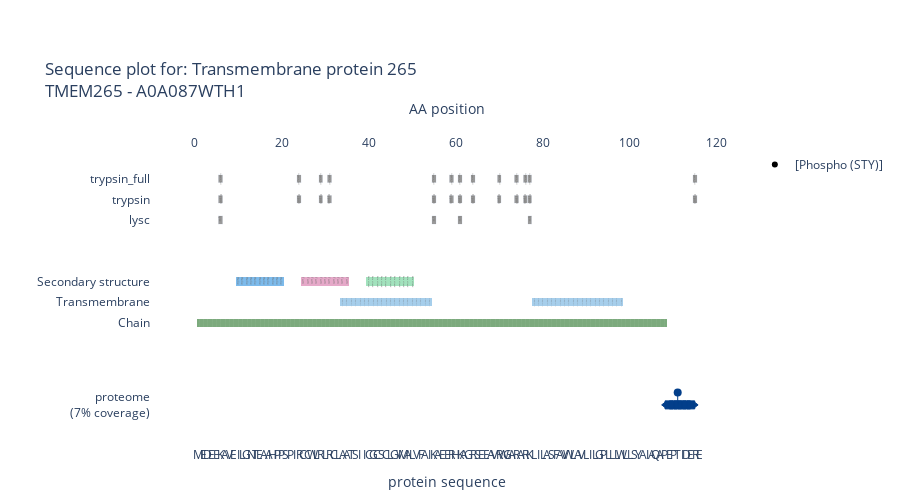

Notebook cell for this chart:
### Code cell
#hide
plot_peptide_traces(test_formatted_proteome_data,
                    name = 'proteome',
                    protein = "A0A087WTH1",
                    fasta = test_fasta,
                    uniprot=uniprot_annotation,
                    selected_features=all_annotatins,
                    uniprot_feature_dict=uniprot_feature_dict,
                    uniprot_color_dict=uniprot_color_dict,
                    selected_proteases=["trypsin_full","lysc","trypsin"])

### Figure 1 — Plotly figure (JSON) as saved in the notebook; plotly's stock layout.template omitted (floating-point values rounded to 4 significant figures)
{"data": [{"hovertemplate": "Peptide: %{meta}<br>Protein IDs: %{text}", "marker": {"color": ["#023e8a", "#023e8a", "#023e8a", "#023e8a", "#023e8a", "#023e8a", "#023e8a", "#023e8a"], "line": {"color": ["#023e8a", "#023e8a", "#023e8a", "#023e8a", "#023e8a", "#023e8a", "#023e8a", "#023e8a"]}, "opacity": 1, "size": [6, 8, 8, 8, 8, 8, 8, 6], "symbol": [7, 1, 1, 1, 1, 1, 1, 8]}, "meta": ["PEPT[Phospho (STY)]IDER", "PEPT[Phospho (STY)]IDER", "PEPT[Phospho (STY)]IDER", "PEPT[Phospho (STY)]IDER", "PEPT[Phospho (STY)]IDER", "PEPT[Phospho (STY)]IDER", "PEPT[Phospho (STY)]IDER", "PEPT[Phospho (STY)]IDER"], "mode": "markers", "name": "", "showlegend": false, "text": ["A0A024R161;A0A087WT10;A0A087WTH1", "A0A024R161;A0A087WT10;A0A087WTH1", "A0A024R161;A0A087WT10;A0A087WTH1", "A0A024R161;A0A087WT10;A0A087WTH1", "A0A024R161;A0A087WT10;A0A087WTH1", "A0A024R161;A0A087WT10;A0A087WTH1", "A0A024R161;A0A087WT10;A0A087WTH1", "A0A024R161;A0A087WT10;A0A087WTH1"], "type": "scatter", "x": [108, 109, 110, 111, 112, 113, 114, 115], "xaxis": "x2", "y": [0, 0, 0, 0, 0, 0, 0, 0, 0, 0, 0, 0, 0, 0, 0, 0, 0, 0, 0, 0, 0, 0, 0, 0, 0, 0, 0, 0, 0, 0, 0, 0, 0, 0, 0, 0, 0, 0, 0, 0, 0, 0, 0, 0, 0, 0, 0, 0, 0, 0, 0, 0, 0, 0, 0, 0, 0, 0, 0, 0, 0, 0, 0, 0, 0, 0, 0, 0, 0, 0, 0, 0, 0, 0, 0, 0, 0, 0, 0, 0, 0, 0, 0, 0, 0, 0, 0, 0, 0, 0, 0, 0, 0, 0, 0, 0, 0, 0, 0, 0, 0, 0, 0, 0, 0, 0, 0, 0, 0, 0, 0, 0, 0, 0, 0, 0]}, {"hovertemplate": "PTM: %{text}", "marker": {"color": ["#023e8a"], "line": {"color": ["#023e8a"]}, "opacity": 1, "size": 8, "symbol": [0]}, "mode": "markers", "name": "", "showlegend": false, "text": ["[Phospho (STY)]"], "type": "scatter", "x": [111], "xaxis": "x2", "y": [0.3]}, {"name": "", "showlegend": false, "type": "scatter", "xaxis": "x", "y": [null]}, {"marker": {"color": "black", "symbol": 0}, "mode": "markers", "name": "[Phospho (STY)]", "showlegend": true, "type": "scatter", "xaxis": "x2", "y": [null]}, {"base": [1.9, 1.9, 1.9, 1.9, 1.9, 1.9, 1.9, 1.9, 1.9, 1.9, 1.9, 1.9, 1.9, 1.9, 1.9, 1.9, 1.9, 1.9, 1.9, 1.9, 1.9, 1.9, 1.9, 1.9, 1.9, 1.9, 1.9, 1.9, 1.9, 1.9, 1.9, 1.9, 1.9, 1.9, 1.9, 1.9, 1.9, 1.9, 1.9, 1.9, 1.9, 1.9, 1.9, 1.9, 1.9, 1.9, 1.9, 1.9, 1.9, 1.9, 1.9, 1.9, 1.9, 1.9, 1.9, 1.9, 1.9, 1.9, 1.9, 1.9, 1.9, 1.9, 1.9, 1.9, 1.9, 1.9, 1.9, 1.9, 1.9, 1.9, 1.9, 1.9, 1.9, 1.9, 1.9, 1.9, 1.9, 1.9, 1.9, 1.9, 1.9, 1.9, 1.9, 1.9, 1.9, 1.9, 1.9, 1.9, 1.9, 1.9, 1.9, 1.9, 1.9, 1.9, 1.9, 1.9, 1.9, 1.9, 1.9, 1.9, 1.9, 1.9, 1.9, 1.9, 1.9, 1.9, 1.9, 1.9], "hovertemplate": "%{text}", "marker": {"color": "#5C965D", "line": {"width": 0}}, "name": "", "opacity": 0.8, "showlegend": false, "text": ["Transmembrane protein 265", "Transmembrane protein 265", "Transmembrane protein 265", "Transmembrane protein 265", "Transmembrane protein 265", "Transmembrane protein 265", "Transmembrane protein 265", "Transmembrane protein 265", "Transmembrane protein 265", "Transmembrane protein 265", "Transmembrane protein 265", "Transmembrane protein 265", "Transmembrane protein 265", "Transmembrane protein 265", "Transmembrane protein 265", "Transmembrane protein 265", "Transmembrane protein 265", "Transmembrane protein 265", "Transmembrane protein 265", "Transmembrane protein 265", "Transmembrane protein 265", "Transmembrane protein 265", "Transmembrane protein 265", "Transmembrane protein 265", "Transmembrane protein 265", "Transmembrane protein 265", "Transmembrane protein 265", "Transmembrane protein 265", "Transmembrane protein 265", "Transmembrane protein 265", "Transmembrane protein 265", "Transmembrane protein 265", "Transmembrane protein 265", "Transmembrane protein 265", "Transmembrane protein 265", "Transmembrane protein 265", "Transmembrane protein 265", "Transmembrane protein 265", "Transmembrane protein 265", "Transmembrane protein 265", "Transmembrane protein 265", "Transmembrane protein 265", "Transmembrane protein 265", "Transmembrane protein 265", "Transmembrane protein 265", "Transmembrane protein 265", "Transmembrane protein 265", "Transmembrane protein 265", "Transmembrane protein 265", "Transmembrane protein 265", "Transmembrane protein 265", "Transmembrane protein 265", "Transmembrane protein 265", "Transmembrane protein 265", "Transmembrane protein 265", "Transmembrane protein 265", "Transmembrane protein 265", "Transmembrane protein 265", "Transmembrane protein 265", "Transmembrane protein 265", "Transmembrane protein 265", "Transmembrane protein 265", "Transmembrane protein 265", "Transmembrane protein 265", "Transmembrane protein 265", "Transmembrane protein 265", "Transmembrane protein 265", "Transmembrane protein 265", "Transmembrane protein 265", "Transmembrane protein 265", "Transmembrane protein 265", "Transmembrane protein 265", "Transmembrane protein 265", "Transmembrane protein 265", "Transmembrane protein 265", "Transmembrane protein 265", "Transmembrane protein 265", "Transmembrane protein 265", "Transmembrane protein 265", "Transmembrane protein 265", "Transmembrane protein 265", "Transmembrane protein 265", "Transmembrane protein 265", "Transmembrane protein 265", "Transmembrane protein 265", "Transmembrane protein 265", "Transmembrane protein 265", "Transmembrane protein 265", "Transmembrane protein 265", "Transmembrane protein 265", "Transmembrane protein 265", "Transmembrane protein 265", "Transmembrane protein 265", "Transmembrane protein 265", "Transmembrane protein 265", "Transmembrane protein 265", "Transmembrane protein 265", "Transmembrane protein 265", "Transmembrane protein 265", "Transmembrane protein 265", "Transmembrane protein 265", "Transmembrane protein 265", "Transmembrane protein 265", "Transmembrane protein 265", "Transmembrane protein 265", "Transmembrane protein 265", "Transmembrane protein 265", "Transmembrane protein 265"], "type": "bar", "x": [1, 2, 3, 4, 5, 6, 7, 8, 9, 10, 11, 12, 13, 14, 15, 16, 17, 18, 19, 20, 21, 22, 23, 24, 25, 26, 27, 28, 29, 30, 31, 32, 33, 34, 35, 36, 37, 38, 39, 40, 41, 42, 43, 44, 45, 46, 47, 48, 49, 50, 51, 52, 53, 54, 55, 56, 57, 58, 59, 60, 61, 62, 63, 64, 65, 66, 67, 68, 69, 70, 71, 72, 73, 74, 75, 76, 77, 78, 79, 80, 81, 82, 83, 84, 85, 86, 87, 88, 89, 90, 91, 92, 93, 94, 95, 96, 97, 98, 99, 100, 101, 102, 103, 104, 105, 106, 107, 108], "xaxis": "x2", "y": [0.2, 0.2, 0.2, 0.2, 0.2, 0.2, 0.2, 0.2, 0.2, 0.2, 0.2, 0.2, 0.2, 0.2, 0.2, 0.2, 0.2, 0.2, 0.2, 0.2, 0.2, 0.2, 0.2, 0.2, 0.2, 0.2, 0.2, 0.2, 0.2, 0.2, 0.2, 0.2, 0.2, 0.2, 0.2, 0.2, 0.2, 0.2, 0.2, 0.2, 0.2, 0.2, 0.2, 0.2, 0.2, 0.2, 0.2, 0.2, 0.2, 0.2, 0.2, 0.2, 0.2, 0.2, 0.2, 0.2, 0.2, 0.2, 0.2, 0.2, 0.2, 0.2, 0.2, 0.2, 0.2, 0.2, 0.2, 0.2, 0.2, 0.2, 0.2, 0.2, 0.2, 0.2, 0.2, 0.2, 0.2, 0.2, 0.2, 0.2, 0.2, 0.2, 0.2, 0.2, 0.2, 0.2, 0.2, 0.2, 0.2, 0.2, 0.2, 0.2, 0.2, 0.2, 0.2, 0.2, 0.2, 0.2, 0.2, 0.2, 0.2, 0.2, 0.2, 0.2, 0.2, 0.2, 0.2, 0.2]}, {"base": [2.4, 2.4, 2.4, 2.4, 2.4, 2.4, 2.4, 2.4, 2.4, 2.4, 2.4, 2.4, 2.4, 2.4, 2.4, 2.4, 2.4, 2.4, 2.4, 2.4, 2.4], "hovertemplate": "%{text}", "marker": {"color": "#90c2e7", "line": {"width": 0}}, "name": "", "opacity": 0.8, "showlegend": false, "text": ["Helical; Name=1", "Helical; Name=1", "Helical; Name=1", "Helical; Name=1", "Helical; Name=1", "Helical; Name=1", "Helical; Name=1", "Helical; Name=1", "Helical; Name=1", "Helical; Name=1", "Helical; Name=1", "Helical; Name=1", "Helical; Name=1", "Helical; Name=1", "Helical; Name=1", "Helical; Name=1", "Helical; Name=1", "Helical; Name=1", "Helical; Name=1", "Helical; Name=1", "Helical; Name=1"], "type": "bar", "x": [34, 35, 36, 37, 38, 39, 40, 41, 42, 43, 44, 45, 46, 47, 48, 49, 50, 51, 52, 53, 54], "xaxis": "x2", "y": [0.2, 0.2, 0.2, 0.2, 0.2, 0.2, 0.2, 0.2, 0.2, 0.2, 0.2, 0.2, 0.2, 0.2, 0.2, 0.2, 0.2, 0.2, 0.2, 0.2, 0.2]}, {"base": [2.4, 2.4, 2.4, 2.4, 2.4, 2.4, 2.4, 2.4, 2.4, 2.4, 2.4, 2.4, 2.4, 2.4, 2.4, 2.4, 2.4, 2.4, 2.4, 2.4, 2.4], "hovertemplate": "%{text}", "marker": {"color": "#90c2e7", "line": {"width": 0}}, "name": "", "opacity": 0.8, "showlegend": false, "text": ["Helical; Name=2", "Helical; Name=2", "Helical; Name=2", "Helical; Name=2", "Helical; Name=2", "Helical; Name=2", "Helical; Name=2", "Helical; Name=2", "Helical; Name=2", "Helical; Name=2", "Helical; Name=2", "Helical; Name=2", "Helical; Name=2", "Helical; Name=2", "Helical; Name=2", "Helical; Name=2", "Helical; Name=2", "Helical; Name=2", "Helical; Name=2", "Helical; Name=2", "Helical; Name=2"], "type": "bar", "x": [78, 79, 80, 81, 82, 83, 84, 85, 86, 87, 88, 89, 90, 91, 92, 93, 94, 95, 96, 97, 98], "xaxis": "x2", "y": [0.2, 0.2, 0.2, 0.2, 0.2, 0.2, 0.2, 0.2, 0.2, 0.2, 0.2, 0.2, 0.2, 0.2, 0.2, 0.2, 0.2, 0.2, 0.2, 0.2, 0.2]}, {"base": [2.9, 2.9, 2.9, 2.9, 2.9, 2.9, 2.9, 2.9, 2.9, 2.9, 2.9], "hovertemplate": "%{text}", "marker": {"color": "#5dabe8", "line": {"width": 0}}, "name": "", "opacity": 0.8, "showlegend": false, "text": ["Helix", "Helix", "Helix", "Helix", "Helix", "Helix", "Helix", "Helix", "Helix", "Helix", "Helix"], "type": "bar", "x": [10, 11, 12, 13, 14, 15, 16, 17, 18, 19, 20], "xaxis": "x2", "y": [0.2, 0.2, 0.2, 0.2, 0.2, 0.2, 0.2, 0.2, 0.2, 0.2, 0.2]}, {"base": [2.9, 2.9, 2.9, 2.9, 2.9, 2.9, 2.9, 2.9, 2.9, 2.9, 2.9], "hovertemplate": "%{text}", "marker": {"color": "#e094bc", "line": {"width": 0}}, "name": "", "opacity": 0.8, "showlegend": false, "text": ["Turn", "Turn", "Turn", "Turn", "Turn", "Turn", "Turn", "Turn", "Turn", "Turn", "Turn"], "type": "bar", "x": [25, 26, 27, 28, 29, 30, 31, 32, 33, 34, 35], "xaxis": "x2", "y": [0.2, 0.2, 0.2, 0.2, 0.2, 0.2, 0.2, 0.2, 0.2, 0.2, 0.2]}, {"base": [2.9, 2.9, 2.9, 2.9, 2.9, 2.9, 2.9, 2.9, 2.9, 2.9, 2.9], "hovertemplate": "%{text}", "marker": {"color": "#8cdbad", "line": {"width": 0}}, "name": "", "opacity": 0.8, "showlegend": false, "text": ["Beta strand", "Beta strand", "Beta strand", "Beta strand", "Beta strand", "Beta strand", "Beta strand", "Beta strand", "Beta strand", "Beta strand", "Beta strand"], "type": "bar", "x": [40, 41, 42, 43, 44, 45, 46, 47, 48, 49, 50], "xaxis": "x2", "y": [0.2, 0.2, 0.2, 0.2, 0.2, 0.2, 0.2, 0.2, 0.2, 0.2, 0.2]}, {"base": 4.4, "hovertemplate": "%{text}", "marker": {"color": "grey"}, "name": "", "opacity": 0.8, "showlegend": false, "text": ["lysc"], "type": "bar", "x": [6], "xaxis": "x2", "y": [0.2]}, {"base": 4.4, "hovertemplate": "%{text}", "marker": {"color": "grey"}, "name": "", "opacity": 0.8, "showlegend": false, "text": ["lysc"], "type": "bar", "x": [55], "xaxis": "x2", "y": [0.2]}, {"base": 4.4, "hovertemplate": "%{text}", "marker": {"color": "grey"}, "name": "", "opacity": 0.8, "showlegend": false, "text": ["lysc"], "type": "bar", "x": [61], "xaxis": "x2", "y": [0.2]}, {"base": 4.4, "hovertemplate": "%{text}", "marker": {"color": "grey"}, "name": "", "opacity": 0.8, "showlegend": false, "text": ["lysc"], "type": "bar", "x": [77], "xaxis": "x2", "y": [0.2]}, {"base": 4.9, "hovertemplate": "%{text}", "marker": {"color": "grey"}, "name": "", "opacity": 0.8, "showlegend": false, "text": ["trypsin"], "type": "bar", "x": [6], "xaxis": "x2", "y": [0.2]}, {"base": 4.9, "hovertemplate": "%{text}", "marker": {"color": "grey"}, "name": "", "opacity": 0.8, "showlegend": false, "text": ["trypsin"], "type": "bar", "x": [24], "xaxis": "x2", "y": [0.2]}, {"base": 4.9, "hovertemplate": "%{text}", "marker": {"color": "grey"}, "name": "", "opacity": 0.8, "showlegend": false, "text": ["trypsin"], "type": "bar", "x": [29], "xaxis": "x2", "y": [0.2]}, {"base": 4.9, "hovertemplate": "%{text}", "marker": {"color": "grey"}, "name": "", "opacity": 0.8, "showlegend": false, "text": ["trypsin"], "type": "bar", "x": [31], "xaxis": "x2", "y": [0.2]}, {"base": 4.9, "hovertemplate": "%{text}", "marker": {"color": "grey"}, "name": "", "opacity": 0.8, "showlegend": false, "text": ["trypsin"], "type": "bar", "x": [55], "xaxis": "x2", "y": [0.2]}, {"base": 4.9, "hovertemplate": "%{text}", "marker": {"color": "grey"}, "name": "", "opacity": 0.8, "showlegend": false, "text": ["trypsin"], "type": "bar", "x": [59], "xaxis": "x2", "y": [0.2]}, {"base": 4.9, "hovertemplate": "%{text}", "marker": {"color": "grey"}, "name": "", "opacity": 0.8, "showlegend": false, "text": ["trypsin"], "type": "bar", "x": [61], "xaxis": "x2", "y": [0.2]}, {"base": 4.9, "hovertemplate": "%{text}", "marker": {"color": "grey"}, "name": "", "opacity": 0.8, "showlegend": false, "text": ["trypsin"], "type": "bar", "x": [64], "xaxis": "x2", "y": [0.2]}, {"base": 4.9, "hovertemplate": "%{text}", "marker": {"color": "grey"}, "name": "", "opacity": 0.8, "showlegend": false, "text": ["trypsin"], "type": "bar", "x": [70], "xaxis": "x2", "y": [0.2]}, {"base": 4.9, "hovertemplate": "%{text}", "marker": {"color": "grey"}, "name": "", "opacity": 0.8, "showlegend": false, "text": ["trypsin"], "type": "bar", "x": [74], "xaxis": "x2", "y": [0.2]}, {"base": 4.9, "hovertemplate": "%{text}", "marker": {"color": "grey"}, "name": "", "opacity": 0.8, "showlegend": false, "text": ["trypsin"], "type": "bar", "x": [76], "xaxis": "x2", "y": [0.2]}, {"base": 4.9, "hovertemplate": "%{text}", "marker": {"color": "grey"}, "name": "", "opacity": 0.8, "showlegend": false, "text": ["trypsin"], "type": "bar", "x": [77], "xaxis": "x2", "y": [0.2]}, {"base": 4.9, "hovertemplate": "%{text}", "marker": {"color": "grey"}, "name": "", "opacity": 0.8, "showlegend": false, "text": ["trypsin"], "type": "bar", "x": [115], "xaxis": "x2", "y": [0.2]}, {"base": 5.4, "hovertemplate": "%{text}", "marker": {"color": "grey"}, "name": "", "opacity": 0.8, "showlegend": false, "text": ["trypsin_full"], "type": "bar", "x": [6], "xaxis": "x2", "y": [0.2]}, {"base": 5.4, "hovertemplate": "%{text}", "marker": {"color": "grey"}, "name": "", "opacity": 0.8, "showlegend": false, "text": ["trypsin_full"], "type": "bar", "x": [24], "xaxis": "x2", "y": [0.2]}, {"base": 5.4, "hovertemplate": "%{text}", "marker": {"color": "grey"}, "name": "", "opacity": 0.8, "showlegend": false, "text": ["trypsin_full"], "type": "bar", "x": [29], "xaxis": "x2", "y": [0.2]}, {"base": 5.4, "hovertemplate": "%{text}", "marker": {"color": "grey"}, "name": "", "opacity": 0.8, "showlegend": false, "text": ["trypsin_full"], "type": "bar", "x": [31], "xaxis": "x2", "y": [0.2]}, {"base": 5.4, "hovertemplate": "%{text}", "marker": {"color": "grey"}, "name": "", "opacity": 0.8, "showlegend": false, "text": ["trypsin_full"], "type": "bar", "x": [55], "xaxis": "x2", "y": [0.2]}, {"base": 5.4, "hovertemplate": "%{text}", "marker": {"color": "grey"}, "name": "", "opacity": 0.8, "showlegend": false, "text": ["trypsin_full"], "type": "bar", "x": [59], "xaxis": "x2", "y": [0.2]}, {"base": 5.4, "hovertemplate": "%{text}", "marker": {"color": "grey"}, "name": "", "opacity": 0.8, "showlegend": false, "text": ["trypsin_full"], "type": "bar", "x": [61], "xaxis": "x2", "y": [0.2]}, {"base": 5.4, "hovertemplate": "%{text}", "marker": {"color": "grey"}, "name": "", "opacity": 0.8, "showlegend": false, "text": ["trypsin_full"], "type": "bar", "x": [64], "xaxis": "x2", "y": [0.2]}, {"base": 5.4, "hovertemplate": "%{text}", "marker": {"color": "grey"}, "name": "", "opacity": 0.8, "showlegend": false, "text": ["trypsin_full"], "type": "bar", "x": [70], "xaxis": "x2", "y": [0.2]}, {"base": 5.4, "hovertemplate": "%{text}", "marker": {"color": "grey"}, "name": "", "opacity": 0.8, "showlegend": false, "text": ["trypsin_full"], "type": "bar", "x": [74], "xaxis": "x2", "y": [0.2]}, {"base": 5.4, "hovertemplate": "%{text}", "marker": {"color": "grey"}, "name": "", "opacity": 0.8, "showlegend": false, "text": ["trypsin_full"], "type": "bar", "x": [76], "xaxis": "x2", "y": [0.2]}, {"base": 5.4, "hovertemplate": "%{text}", "marker": {"color": "grey"}, "name": "", "opacity": 0.8, "showlegend": false, "text": ["trypsin_full"], "type": "bar", "x": [77], "xaxis": "x2", "y": [0.2]}, {"base": 5.4, "hovertemplate": "%{text}", "marker": {"color": "grey"}, "name": "", "opacity": 0.8, "showlegend": false, "text": ["trypsin_full"], "type": "bar", "x": [115], "xaxis": "x2", "y": [0.2]}, {"hovertemplate": "<b>%{meta}: %{text}<b>", "marker": {"color": "rgba(135, 206, 250, 0)"}, "meta": ["M", "E", "D", "E", "E", "K", "A", "V", "E", "I", "L", "G", "N", "T", "E", "A", "A", "H", "P", "P", "S", "P", "I", "R", "C", "C", "W", "L", "R", "L", "R", "C", "L", "A", "A", "T", "S", "I", "I", "C", "G", "C", "S", "C", "L", "G", "V", "M", "A", "L", "V", "F", "A", "I", "K", "A", "E", "E", "R", "H", "K", "A", "G", "R", "S", "E", "E", "A", "V", "R", "W", "G", "A", "R", "A", "R", "K", "L", "I", "L", "A", "S", "F", "A", "V", "W", "L", "A", "V", "L", "I", "L", "G", "P", "L", "L", "L", "W", "L", "L", "S", "Y", "A", "I", "A", "Q", "A", "P", "E", "P", "T", "I", "D", "E", "R", "E"], "mode": "markers", "name": "", "showlegend": false, "text": ["Methionine", "Glutamic acid", "Aspartic acid", "Glutamic acid", "Glutamic acid", "Lysine", "Alanine", "Valine", "Glutamic acid", "Isoleucine", "Leucine", "Glycine", "Asparagine", "Treonine", "Glutamic acid", "Alanine", "Alanine", "Histidine", "Proline", "Proline", "Serine", "Proline", "Isoleucine", "Arginine", "Cysteine", "Cysteine", "Tryptophan", "Leucine", "Arginine", "Leucine", "Arginine", "Cysteine", "Leucine", "Alanine", "Alanine", "Treonine", "Serine", "Isoleucine", "Isoleucine", "Cysteine", "Glycine", "Cysteine", "Serine", "Cysteine", "Leucine", "Glycine", "Valine", "Methionine", "Alanine", "Leucine", "Valine", "Phenylalanine", "Alanine", "Isoleucine", "Lysine", "Alanine", "Glutamic acid", "Glutamic acid", "Arginine", "Histidine", "Lysine", "Alanine", "Glycine", "Arginine", "Serine", "Glutamic acid", "Glutamic acid", "Alanine", "Valine", "Arginine", "Tryptophan", "Glycine", "Alanine", "Arginine", "Alanine", "Arginine", "Lysine", "Leucine", "Isoleucine", "Leucine", "Alanine", "Serine", "Phenylalanine", "Alanine", "Valine", "Tryptophan", "Leucine", "Alanine", "Valine", "Leucine", "Isoleucine", "Leucine", "Glycine", "Proline", "Leucine", "Leucine", "Leucine", "Tryptophan", "Leucine", "Leucine", "Serine", "Tyrosine", "Alanine", "Isoleucine", "Alanine", "Glutamine", "Alanine", "Proline", "Glutamic acid", "Proline", "Treonine", "Isoleucine", "Aspartic acid", "Glutamic acid", "Arginine", "Glutamic acid"], "type": "scatter", "x": [1, 2, 3, 4, 5, 6, 7, 8, 9, 10, 11, 12, 13, 14, 15, 16, 17, 18, 19, 20, 21, 22, 23, 24, 25, 26, 27, 28, 29, 30, 31, 32, 33, 34, 35, 36, 37, 38, 39, 40, 41, 42, 43, 44, 45, 46, 47, 48, 49, 50, 51, 52, 53, 54, 55, 56, 57, 58, 59, 60, 61, 62, 63, 64, 65, 66, 67, 68, 69, 70, 71, 72, 73, 74, 75, 76, 77, 78, 79, 80, 81, 82, 83, 84, 85, 86, 87, 88, 89, 90, 91, 92, 93, 94, 95, 96, 97, 98, 99, 100, 101, 102, 103, 104, 105, 106, 107, 108, 109, 110, 111, 112, 113, 114, 115, 116], "xaxis": "x2", "y": [0, 0, 0, 0, 0, 0, 0, 0, 0, 0, 0, 0, 0, 0, 0, 0, 0, 0, 0, 0, 0, 0, 0, 0, 0, 0, 0, 0, 0, 0, 0, 0, 0, 0, 0, 0, 0, 0, 0, 0, 0, 0, 0, 0, 0, 0, 0, 0, 0, 0, 0, 0, 0, 0, 0, 0, 0, 0, 0, 0, 0, 0, 0, 0, 0, 0, 0, 0, 0, 0, 0, 0, 0, 0, 0, 0, 0, 0, 0, 0, 0, 0, 0, 0, 0, 0, 0, 0, 0, 0, 0, 0, 0, 0, 0, 0, 0, 0, 0, 0, 0, 0, 0, 0, 0, 0, 0, 0, 0, 0, 0, 0, 0, 0, 0, 0]}], "layout": {"bargap": 0, "barmode": "stack", "height": 500, "hoverdistance": 1, "hovermode": "x unified", "margin": {"b": 20, "l": 20, "r": 20, "t": 150}, "meta": 7, "plot_bgcolor": "rgba(0,0,0,0)", "shapes": [{"line": {"color": "#023e8a", "width": 1}, "type": "line", "x0": 111, "x1": 111, "xref": "x2", "y0": 0, "y1": 0.3}], "title": {"text": "Sequence plot for: Transmembrane protein 265<br>TMEM265 - A0A087WTH1"}, "xaxis": {"anchor": "y", "matches": "x2", "range": [-10, 126], "showgrid": false, "tickangle": 0, "tickmode": "array", "ticktext": ["M", "E", "D", "E", "E", "K", "A", "V", "E", "I", "L", "G", "N", "T", "E", "A", "A", "H", "P", "P", "S", "P", "I", "R", "C", "C", "W", "L", "R", "L", "R", "C", "L", "A", "A", "T", "S", "I", "I", "C", "G", "C", "S", "C", "L", "G", "V", "M", "A", "L", "V", "F", "A", "I", "K", "A", "E", "E", "R", "H", "K", "A", "G", "R", "S", "E", "E", "A", "V", "R", "W", "G", "A", "R", "A", "R", "K", "L", "I", "L", "A", "S", "F", "A", "V", "W", "L", "A", "V", "L", "I", "L", "G", "P", "L", "L", "L", "W", "L", "L", "S", "Y", "A", "I", "A", "Q", "A", "P", "E", "P", "T", "I", "D", "E", "R", "E"], "tickvals": [1, 2, 3, 4, 5, 6, 7, 8, 9, 10, 11, 12, 13, 14, 15, 16, 17, 18, 19, 20, 21, 22, 23, 24, 25, 26, 27, 28, 29, 30, 31, 32, 33, 34, 35, 36, 37, 38, 39, 40, 41, 42, 43, 44, 45, 46, 47, 48, 49, 50, 51, 52, 53, 54, 55, 56, 57, 58, 59, 60, 61, 62, 63, 64, 65, 66, 67, 68, 69, 70, 71, 72, 73, 74, 75, 76, 77, 78, 79, 80, 81, 82, 83, 84, 85, 86, 87, 88, 89, 90, 91, 92, 93, 94, 95, 96, 97, 98, 99, 100, 101, 102, 103, 104, 105, 106, 107, 108, 109, 110, 111, 112, 113, 114, 115, 116], "title": {"text": "protein sequence"}, "type": "linear", "zeroline": false}, "xaxis2": {"anchor": "y", "matches": "x", "range": [-10, 126], "showgrid": false, "side": "top", "tickangle": 0, "tickformat": ".d", "tickmode": "auto", "title": {"text": "AA position"}, "type": "linear", "zeroline": false}, "yaxis": {"automargin": true, "range": [-1, 6.2], "showgrid": false, "showticklabels": true, "tickmode": "array", "ticktext": ["proteome<br> (7% coverage)", "Chain", "Transmembrane", "Secondary structure", "lysc", "trypsin", "trypsin_full"], "tickvals": [0, 2, 2.5, 3, 4.5, 5, 5.5], "title": {"text": ""}, "zeroline": false}}}
